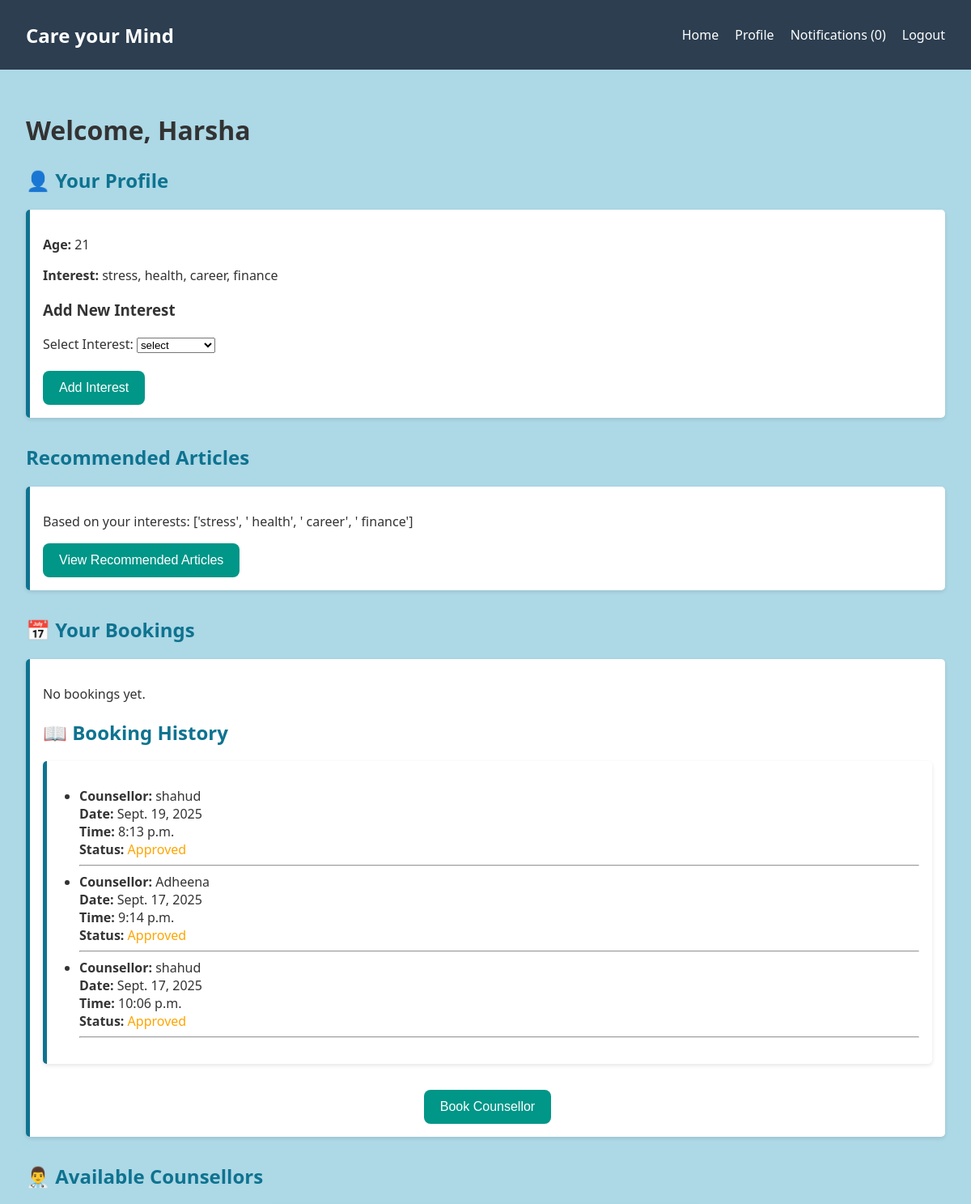
The page /client_dashboard/ (signed in, upper part) on the database as committed earlier.
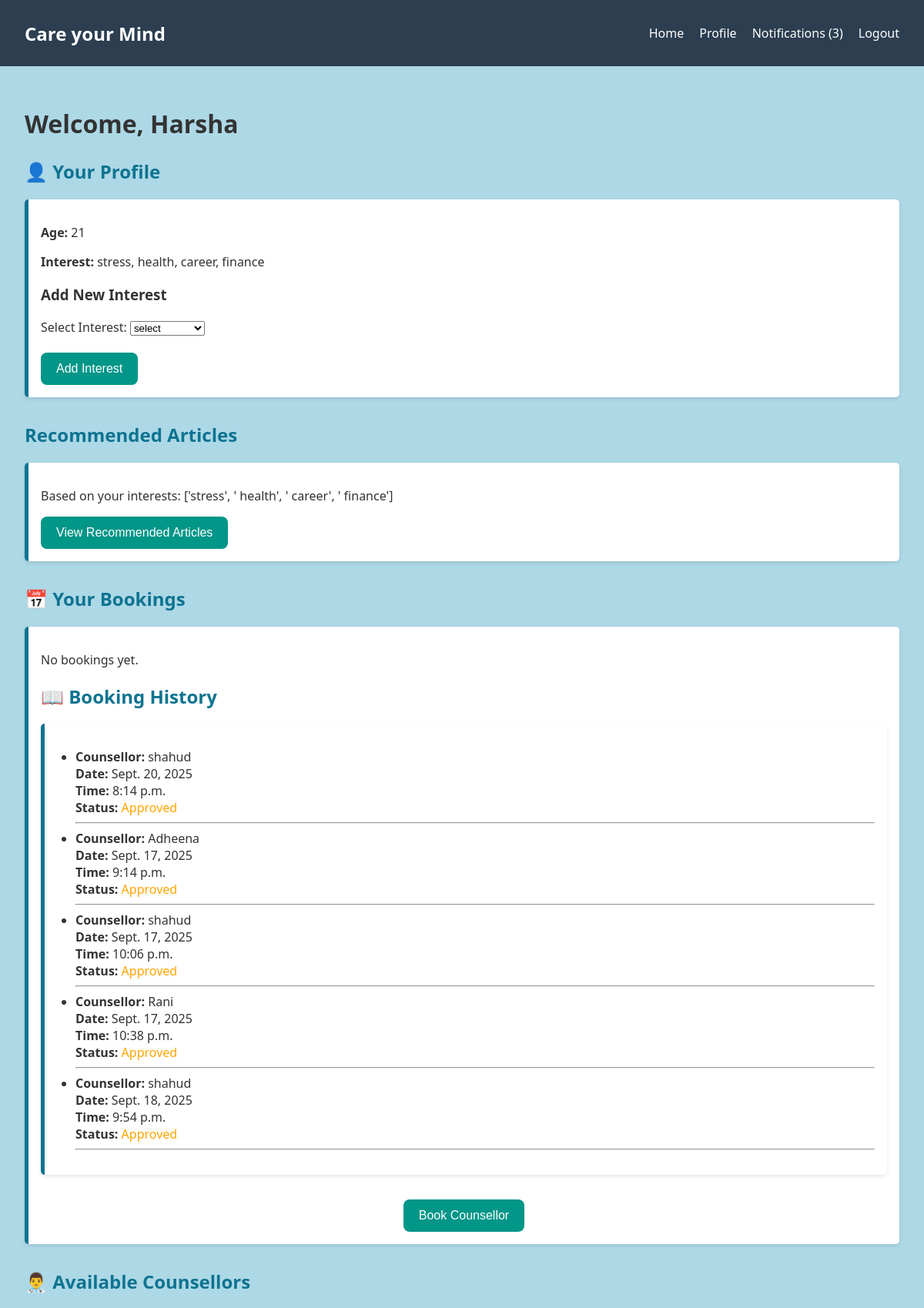
The same page on the database as committed later.
### main/models.py (models this page shows, shortened)
class Booking(models.Model):
    client = models.ForeignKey(Client, on_delete=models.CASCADE)
    counsellor = models.ForeignKey(Counsellor, on_delete=models.CASCADE)
    requested_at = models.DateTimeField(auto_now_add=True)
    status = models.CharField(
        max_length=20,
        choices=[("Pending", "Pending"), ("Approved", "Approved"), ("Completed", "Completed")],
        default="Pending"
    )
    approved_date = models.DateField(null=True, blank=True)
    approved_time = models.TimeField(null=True, blank=True)
    rating = models.IntegerField(
        choices=[(1, "1 Star"), (2, "2 Stars"), (3, "3 Stars"), (4, "4 Stars"), (5, "5 Stars")],
        null=True, blank=True
    )
    feedback = models.TextField(blank=True, null=True)
    feedback_date = models.DateTimeField(null=True, blank=True)

class Counsellor(models.Model):
    SPECIALIZATION_CHOICES = [
        ('stress_management', 'Stress Management'),
        ('career_guidance', 'Career Guidance'),
        ('mental_health', 'Mental Health Support'),
        ('marriage_relationship', 'Marriage and Relationship'),
        ('addiction', 'Addiction Counselling'),
        ('grief_loss', 'Grief and Loss'),
        ('self_esteem', 'Self-Esteem and Personal Growth'),
        ('family_therapy', 'Family Therapy'),
        ('trauma_ptsd', 'Trauma and PTSD'),
        ('eating_disorders', 'Eating Disorders Support'),
        ('child_adolescent', 'Child and Adolescent'),
        ('anger_management', 'Anger Management'),
        ('mindfulness', 'Mindfulness and Meditation'),
        ('financial_stress', 'Financial Stress'),
        ('lgbtq', 'LGBTQ+ Affirmative Therapy'),
    ]
    user = models.OneToOneField(User, on_delete=models.CASCADE, null=True, blank=True)
    qualification = models.CharField(max_length=255, blank=True, null=True)
    age = models.IntegerField(null=True, blank=True)
    experience = models.IntegerField(null=True, blank=True)
    specialization = models.CharField(max_length=255, choices=SPECIALIZATION_CHOICES, blank=True)
    description = models.TextField(blank=True, null=True)

class User(AbstractUser):
    is_client = models.BooleanField(default=False)
    is_counsellor = models.BooleanField(default=False)

### main/views.py (the view, shortened to what this page needs)
# urls.py: path('client_dashboard/',views.client_dashboard, name='client_dashboard'),
@login_required
def client_dashboard(request):
    client = request.user.client  # get the logged-in client user
    message = None
    if client.interest:
        interests = client.interest.split(",")
    else:
        interests = []
    articles = []
    for interest in interests:
        interest = interest.strip()
        if interest:
            articles.append(f"Article about {interest}")
    bookings = Booking.objects.filter(client=client).filter(
        Q(status="Pending") |
        Q(status="Approved", approved_date__gt=timezone.now().date()) |
        Q(status="Approved", approved_date=timezone.now().date(), approved_time__gte=timezone.now().time())
    )
    past_bookings = Booking.objects.filter(client=request.user.client, status__in=["Completed", "Approved"])
    counsellors = Counsellor.objects.all()
    notifications = Notification.objects.filter(client=client, is_read=False).order_by('-created_at')
    return render(request, 'dashboards/client_dashboard.html', {
        'client': client,
        'interests': interests,
        'articles': articles,
        'bookings': bookings,
        'past_bookings': past_bookings,
        'counsellors': counsellors,
        'message': message,
        'notifications': notifications,
    })

### main/templates/dashboards/client_dashboard.html (shortened to what the changed rows need)
{% load static %}
<!DOCTYPE html>
<html lang="en">
<head>
  <link rel="stylesheet" href="{% static 'client_dashboard.css' %}">
</head>
<body>
  <nav class="navbar">
    <ul class="navbar-links">
      <li class="notifications">
        <a href="#" onclick="toggleNotifications()">Notifications ({{ notifications|length }})</a>
      </li>
    </ul>
  </nav>
  <div class="container">
    <h1>Welcome, {{ user.username }}</h1>
    <section class="profile-section">
      <h2>👤 Your Profile</h2>
      <div class="profile-box">
        <p><strong>Age:</strong> {{ user.client.age }}</p>
        <p><strong>Interest:</strong>
          {% for i in interests %}
            {{ i }}{% if not forloop.last %}, {% endif %}
          {% endfor %}</p>
        <h3> Add New Interest</h3>
        <form method="POST">
          <label for="new_interest">Select Interest:</label>
          <select name="new_interest" id="new_interest" required>
          </select>
          <div>
            <br>
        </form>
      </div>
    </section>
    <section class="articles-section">
      <h2> Recommended Articles</h2>
    <h2>📅 Your Bookings</h2>
    <section class="profile-box">
<h2>📖 Booking History</h2>
<section class="profile-box">
    {% if past_bookings %}
        <ul>
            {% for booking in past_bookings %}
                <li>
                    <strong>Counsellor:</strong> {{ booking.counsellor.user.username }} <br>
                    <strong>Date:</strong> {{ booking.approved_date }} <br>
                    <strong>Time:</strong> {{ booking.approved_time }} <br>
                    <strong>Status:</strong> <span style="color:{% if booking.status == 'Completed' %}gray{% else %}orange{% endif %};">{{ booking.status }}</span>
                </li>
                <hr>
            {% endfor %}
        </ul>
    {% else %}
        <p>No past bookings.</p>
    {% endif %}
</section>
    </section>
<h2>👨‍⚕️ Available Counsellors</h2>
  </div>
</body>
</html>

Rows that differ between the two databases and show on the page:
changed Booking: approved_date "Sept. 19, 2025" → "Sept. 20, 2025"; approved_time "8:13 p.m." → "8:14 p.m."
now on this page (row edited): Booking: counsellor.user.username "Rani", approved_date "Sept. 17, 2025", approved_time "10:38 p.m.", status "Approved"
added Booking: counsellor.user.username "shahud", approved_date "Sept. 18, 2025", approved_time "9:54 p.m.", status "Approved"
Other text that changed with them:
{{ notifications|length }}: "0" → "3"
